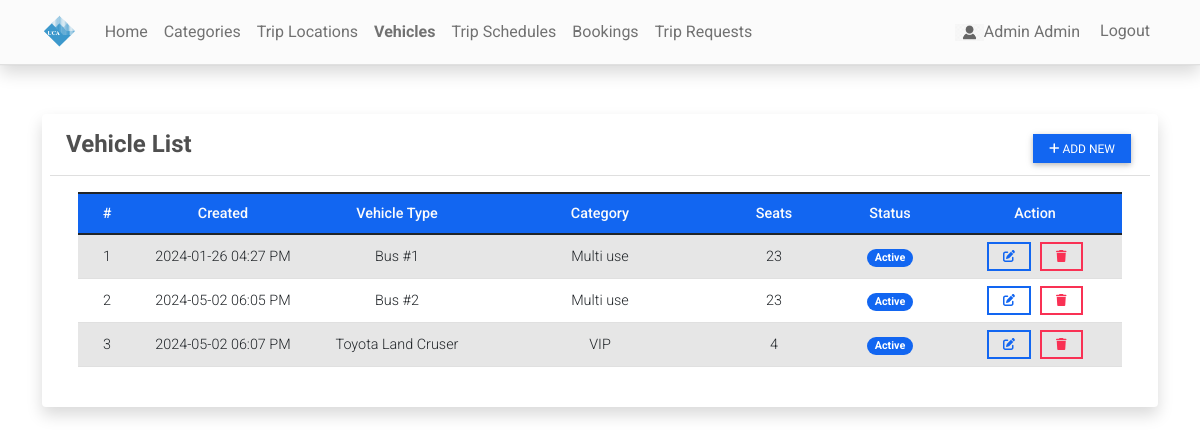
Page /bus (signed in) on the committed database.
### reservationApp/models.py (models this page shows)
class Bus(models.Model):
    category = models.ForeignKey(Category,on_delete=models.CASCADE, blank= True, null = True)
    bus_number = models.CharField(max_length=250)
    seats = models.FloatField(max_length=5, default=0)
    status = models.CharField(max_length=2, choices=(('1','Active'),('2','Inactive')), default=1)
    date_created = models.DateTimeField(default=timezone.now)
    date_updated = models.DateTimeField(auto_now=True)
    def __str__(self):
        return self.bus_number

class Category(models.Model):
    name = models.CharField(max_length=250)
    description = models.TextField()
    status = models.CharField(max_length=2, choices=(('1','Active'),('2','Inactive')), default=1)
    date_created = models.DateTimeField(default=timezone.now)
    date_updated = models.DateTimeField(auto_now=True)
    def __str__(self):
        return self.name

### reservationApp/views.py (the view)
# urls.py: path('bus',views.bus_mgt,name='bus-page'),
@user_passes_test(admin_check)
def bus_mgt(request):
    context['page_title'] = "Buses"
    buses = Bus.objects.all()
    context['buses'] = buses
    return render(request, 'bus_mgt.html', context)

### reservationApp/views.py (called while the page is built)
def admin_check(user):
    return user.is_staff

### reservationApp/templates/bus_mgt.html (shortened to what this page needs)
{% extends 'base.html' %} {% load humanize %} {% block pageContent %}
<div class="col-lg-12 col-md-12 col-sm-12 col-xs-12">
    <div class="card card-default p-2 shadow ">
        <div class="card-header">
            <div class="d-flex w-100 align-items-center justify-content-between">
                <h4 class="card-title fw-bold">Vehicle List</h4>
                <div class="tools">
                    <button type="button" class="btn btn-primary btn-sm" id='add_new'><i class="fa fa-plus"></i> Add New</button>
                </div>
            </div>
        </div>
        <div class="card-body">
            <div class="container-fluid">
                <table class="table table-striped" id="bus-list">
                    <colgroup>
                        <col width="5%">
                        <col width="15%">
                        <col width="15%">
                        <col width="20%">
                        <col width="10%">
                        <col width="10%">
                        <col width="15%">
                    </colgroup>
                    <thead>
                        <tr class="bg-primary bg-opacity-50 text-light">
                            <th class="px-2 py-2 text-center">#</th>
                            <th class="px-2 py-2 text-center">Created</th>
                            <th class="px-2 py-2 text-center">Vehicle Type</th>
                            <th class="px-2 py-2 text-center">Category</th>
                            <th class="px-2 py-2 text-center">Seats</th>
                            <th class="px-2 py-2 text-center">Status</th>
                            <th class="px-2 py-2 text-center">Action</th>
                        </tr>
                    </thead>
                    <tbody class="text-center">
                        {% for bus in buses %}
                        <tr>
                            <td class="px-2 py-1 align-middle">{{ forloop.counter }}</td>
                            <td class="px-2 py-1 align-middle">{{ bus.date_created|date:"Y-m-d h:i A" }}</td>
                            <td class="px-2 py-1 align-middle">{{ bus }}</td>
                            <td class="px-2 py-1 align-middle">{{ bus.category }}</td>
                            <td class="px-2 py-1 align-middle">{{ bus.seats|floatformat:0|intcomma }}</td>
                            <td class="px-1 py-1 align-middle text-center">
                                {% if bus.status == '1' %}
                                <span class="badge bg-primary rounded-pill px-2">Active</span> {% else %}
                                <span class="badge bg-secondary rounded-pill px-2">Inactive</span> {% endif %}
                            </td>
                            <td class="px-2 py-1 align-middle text-center">
                                <a class="btn btn-outline-primary btn-sm edit-data" href="javascript:void(0)" data-id="{{ bus.pk }}" title="Edit">
                                    <i class="fa fa-edit"></i>
                                </a>
                                <button class="btn btn-outline-danger btn-sm delete-data" type="button" data-id="{{ bus.pk }}" title="Delete">
                                    <i class="fa fa-trash"></i>
                                </button>
                            </td>
                        </tr>
                        {% endfor %}
                    </tbody>
                </table>
            </div>
        </div>
    </div>
</div>
{% endblock pageContent %}

### reservationApp/templates/topNavigation.html (shortened to what this page needs)
{% load static %}
<header>
    <nav class="navbar navbar-expand-lg navbar-light bg-light fixed-top shadow border-bottom">
        <div class="container">
            <a class="navbar-brand" href="{% url 'home-page' %}">
                <img src="{{ MEDIA_URL }}/uploads/logo.png" height="16" alt="{{ MEDIA_URL }}" loading="lazy" style="margin-top: -3px;" />
            </a>
            <div class="collapse navbar-collapse" id="navbarExample01">
                <ul class="navbar-nav me-auto mb-2 mb-lg-0" id="topNav">
                    <li class="nav-item">
                        <a class="nav-link" aria-current="page" href="{% url 'home-page' %}">Home</a>
                    </li>
                    {% if user.is_staff %}
                    <li class="nav-item">
                        <a class="nav-link" aria-current="page" href="{% url 'category-page' %}">Categories</a>
                    </li>
                    <li class="nav-item">
                        <a class="nav-link" aria-current="page" href="{% url 'location-page' %}">Trip Locations</a>
                    </li>
                    <li class="nav-item">
                        <a class="nav-link" aria-current="page" href="{% url 'bus-page' %}">Vehicles</a>
                    </li>
                    <li class="nav-item">
                        <a class="nav-link" aria-current="page" href="{% url 'schedule-page' %}">Trip Schedules</a>
                    </li>
                     <li class="nav-item">
                        <a class="nav-link" aria-current="page" href="{% url 'booking-page' %}">Bookings</a>
                    </li>
                    <li class="nav-item">
                        <a class="nav-link" href="{% url 'trip_request_list' %}">Trip Requests</a>
                      </li>
                    {% endif %}
                </ul>
                <ul class="navbar-nav d-flex flex-row">
                    {% if user.id %} {% if user.profile.user_type == 1 %} {% endif %}
                    <li class="nav-item me-3 me-lg-0">
                        <a class="nav-link" href="{% url 'profile' %}">
                            <span class="me-1"><img src="{{ MEDIA_URL }}/default/images.png" alt="User Avatar" id="user-avatar">{{ user.first_name }} {{user.last_name}}</span>
                        </a>
                    </li>
                    <li class="nav-item me-3 me-lg-0">
                        <a class="nav-link" href="{% url 'logout' %}">Logout</a>
                    </li>
                    {% endif %}
                </ul>
            </div>
        </div>
    </nav>
</header>

### static/assets/default/css/style.css (style rules this page uses)
html, body { height: 100%; width: 100%; max-height: 100%; overflow: auto; display: flex; flex-direction: column; }
body>header { flex-shrink: auto; }
#user-avatar { width: 1.8rem; height: 1.8rem; object-fit: scale-down; object-position: center center; }
.navbar-brand>img { height: 2em; }
.nav-item.active a.nav-link { font-weight: bolder !important; }

### reservationApp/templates/base.html (style rules this page uses)
h4.card-title { display: inline-block; font-family: 'Oswald', sans-serif; text-shadow: none; }
.btn { border-radius: 0; margin: 3px; text-transform: uppercase; font-family: 'Oswald', sans-serif; }

### rows in the picture
Bus: date_created "2024-01-26 04:27 PM", bus_number "Bus #1", category "Multi use", seats "23", status "Active"
Bus: date_created "2024-05-02 06:05 PM", bus_number "Bus #2", category "Multi use", seats "23", status "Active"
Bus: date_created "2024-05-02 06:07 PM", bus_number "Toyota Land Cruser", category "VIP", seats "4", status "Active"

### other values in the picture
{{ user.first_name }} "Admin"
{{ user.last_name }} "Admin"
